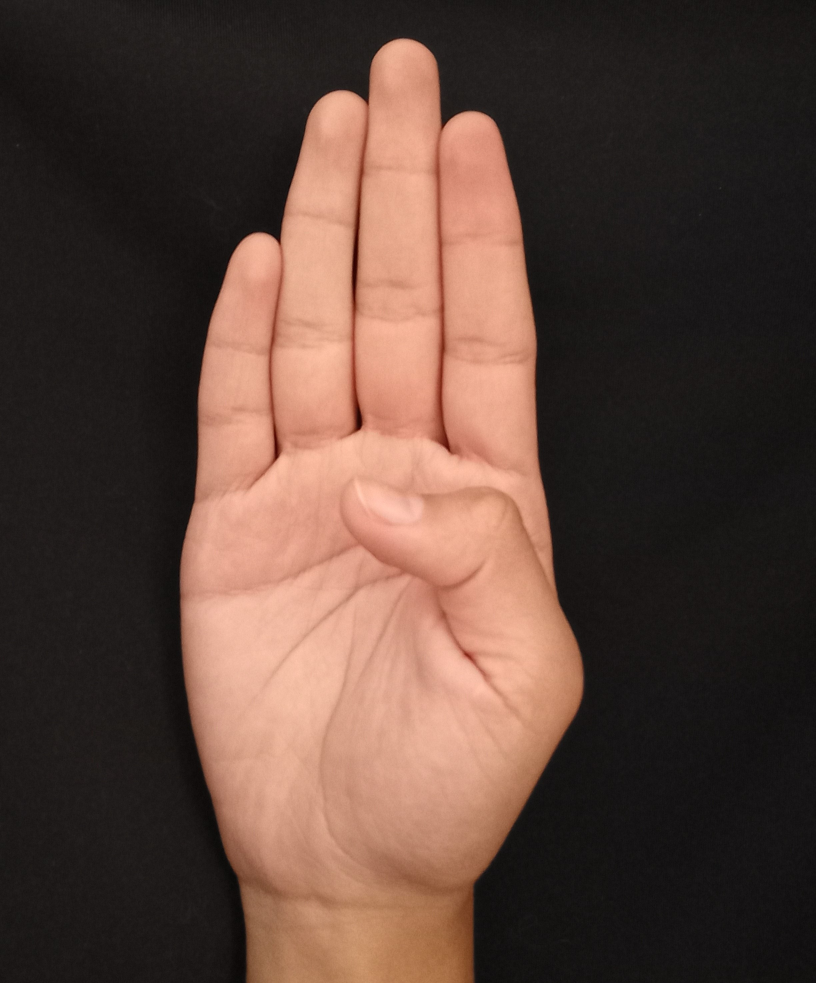
#> input picture Images/B_dark.jpg, 2447 x 2949 px (shown at 1/3 size)
$ python etiquetadoY.py
#> lines starting #> are read from the running program, lines starting #| are printed output that depends on the picture; after the words box and inside, x2 and y2 are one past the last pixel; in counts of white or black regions, pixels touching at a corner belong together
#> further down, imagen is the input picture: shape (2949, 2447, 3); mean B, G, R 58.4, 68, 91.5
# Librerias
import cv2 as cv
import numpy as np


# Comienza algoritmo
def algoritmo_region_bordes(imagen):
    # Filtro de conservación de bordes y eliminación de ruido
    im_ruido = cv.pyrMeanShiftFiltering(imagen,sp=30,sr=50)
    tamanio_imagen('Imagen sin ruido')
    cv.imshow('Imagen sin ruido', im_ruido)

    # Escala de grises
    im_gris = cv.cvtColor(im_ruido, cv.COLOR_BGR2GRAY)

    # Binarización | Binarización de Otsu
    ret, im_binaria = cv.threshold(im_gris, 0, 255, cv.THRESH_BINARY | cv.THRESH_OTSU)
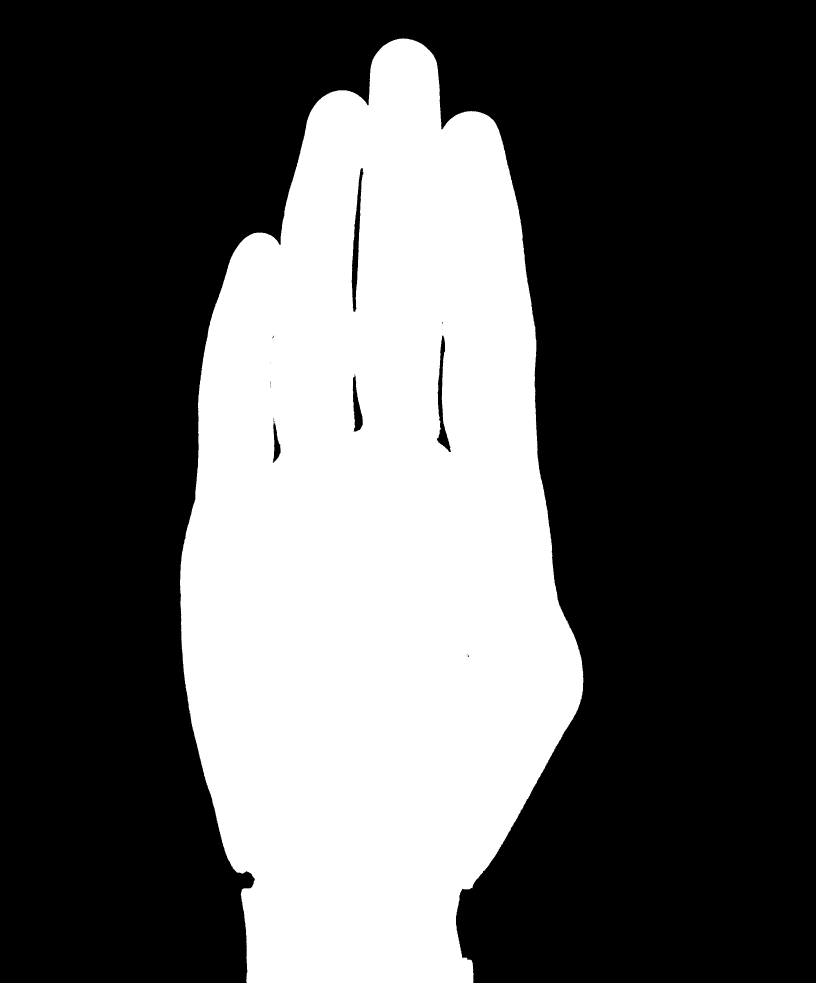
#> im_binaria: shape (2949, 2447) (shown at 1/3 size); 34% white; 1 white region, box (x1, y1, x2, y2) and area: (540, 115, 1750, 2949) 2454956
#> ret = 97
    tamanio_imagen('Imagen binarizada')
    cv.imshow('Imagen binarizada', im_binaria)

    # Operaciones morfologicas
    kernel = cv.getStructuringElement(cv.MORPH_RECT, (3, 3))
    apertura = cv.morphologyEx(im_binaria, cv.MORPH_OPEN, kernel=kernel, iterations=2)
#> apertura: shape (2949, 2447); 34% white; 1 white region, box (x1, y1, x2, y2) and area: (540, 116, 1750, 2949) 2454516
    dilatacion = cv.dilate(apertura, kernel, iterations=3)
#> dilatacion: shape (2949, 2447); 34.4% white; 1 white region, box (x1, y1, x2, y2) and area: (537, 113, 1753, 2949) 2485631
    tamanio_imagen('Imagen dilatada')
    cv.imshow("Imagen dilatada", dilatacion)

    # Umbralización técnica de segmentación
    th, im_umbral = cv.threshold(apertura, 80, 150, cv.THRESH_BINARY_INV);
    tamanio_imagen('Imagen umbralizada')
    cv.imshow("Imagen umbralizada", im_umbral)

    # Copia de la imagen umbralizada
    im_umbral_copia = im_umbral.copy()
    tamanio_imagen('Imagen segmentada inundada')
    cv.imshow("Imagen segmentada inundada", im_umbral_copia)

    # Mascara para rellenar con 2 pixeles mayores a la imagen
    a, l = im_umbral.shape[:2]
#> a = 2949; l = 2447
    mascara = np.zeros((a+2, l+2), np.uint8)

    # Rellenando desde el punto (0, 0) al 255
    cv.floodFill(im_umbral_copia, mascara, (0,0), 255);

    # Invertido del relleno de la imagen
    im_seg_inv = cv.bitwise_not(im_umbral_copia)
    tamanio_imagen('Imagen segmentada invertida')
    cv.imshow("Imagen segmentada invertida", im_seg_inv)

    # Combinación de imagenes para obtener imagen rellenada
    im_combinada = im_umbral | im_seg_inv
#> im_combinada: shape (2949, 2447); values 150 (black) and 255 (white), 34.2% white; 1 white region, box (x1, y1, x2, y2) and area: (540, 116, 1750, 2949) 2468810
    tamanio_imagen('Imagen combinada rellena')
    cv.imshow("Imagen combinada rellena", im_combinada)

    # Binarización de otsu
    ret, im_binaria2 = cv.threshold(im_combinada, 0, 255, cv.THRESH_BINARY | cv.THRESH_OTSU)
#> ret = 150
    tamanio_imagen('Imagen binaria rellena')
    cv.imshow('Imagen binaria rellena', im_binaria2)

    #Proceso de etiquetado de la imagen ---
    distancia = cv.distanceTransform(im_binaria2, cv.DIST_L2, 3)
    distancia_salida = cv.normalize(distancia, 0, 1.0, cv.NORM_MINMAX)
    # cv.imshow('distance-', dist_out * 50)--0.6,255
    ret, superficie = cv.threshold(distancia_salida, distancia_salida.max() * 0.3, 255, cv.THRESH_BINARY)
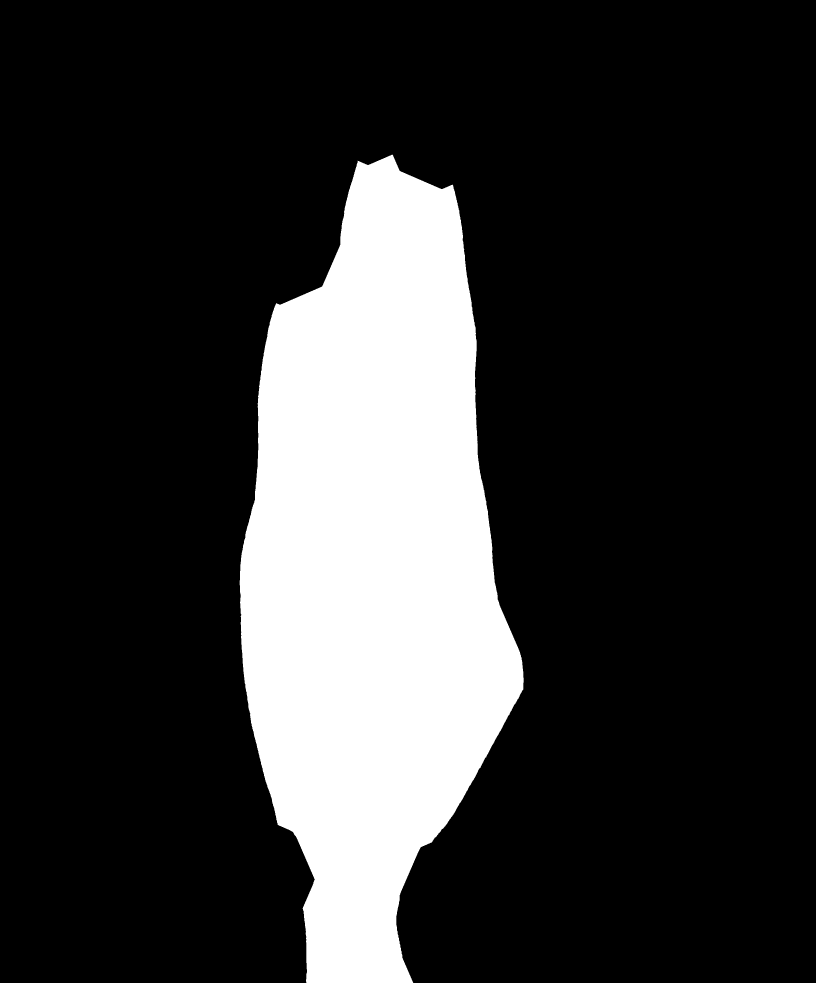
#> superficie: shape (2949, 2447) float32 (shown at 1/3 size); 19.3% white; 1 white region, box (x1, y1, x2, y2) and area: (719, 464, 1571, 2949) 1395779
#> ret = 0.000423

    # Marcadores de superficie a 8 bits
    superficie_8 = np.uint8(superficie)
    superficie_desconocida = cv.subtract(dilatacion, superficie_8)      #dilatacion
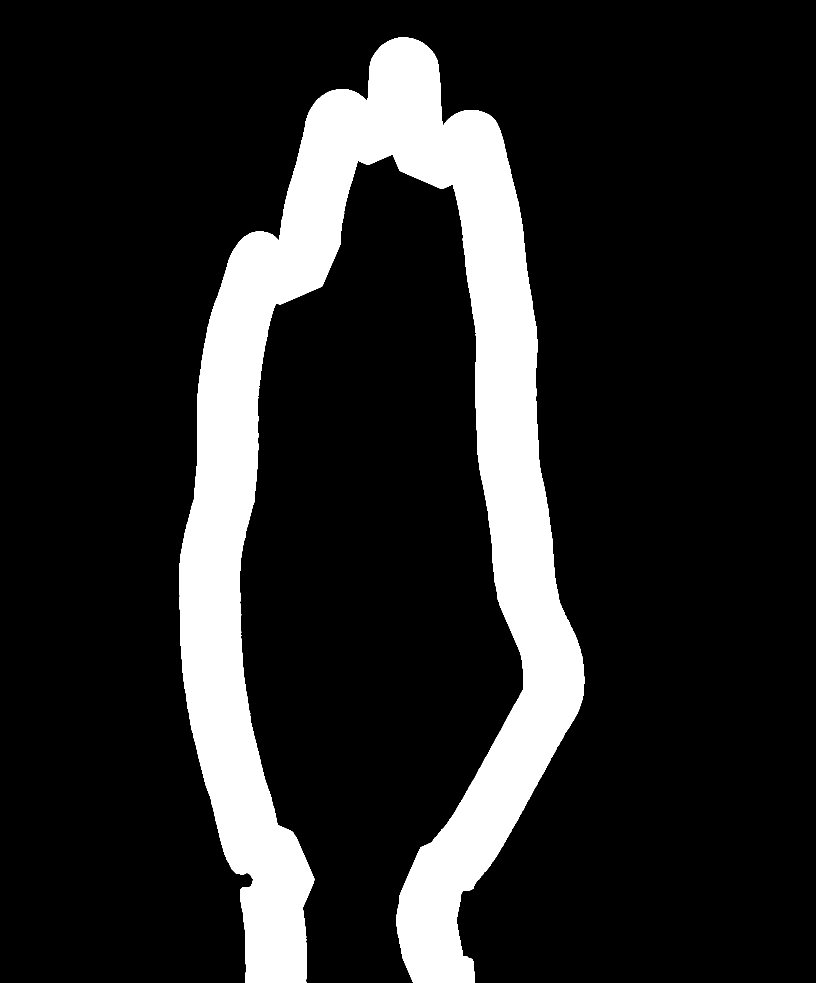
#> superficie_desconocida: shape (2949, 2447) (shown at 1/3 size); 15.2% white; 1 white region, box (x1, y1, x2, y2) and area: (537, 113, 1753, 2949) 1096822
    # Etiquetado
    ret, etiquetado = cv.connectedComponents(superficie_8)
#> ret = 2
    print("Total de regiones:",ret)
#| Total de regiones: 2

    # Agregamos 1
    etiquetado = etiquetado + 1
#> etiquetado: shape (2949, 2447) int32; values 1 (black) and 2 (white), 19.3% white; 1 white region
    # Región desconocida como 0
    etiquetado[superficie_desconocida == 255] = 0
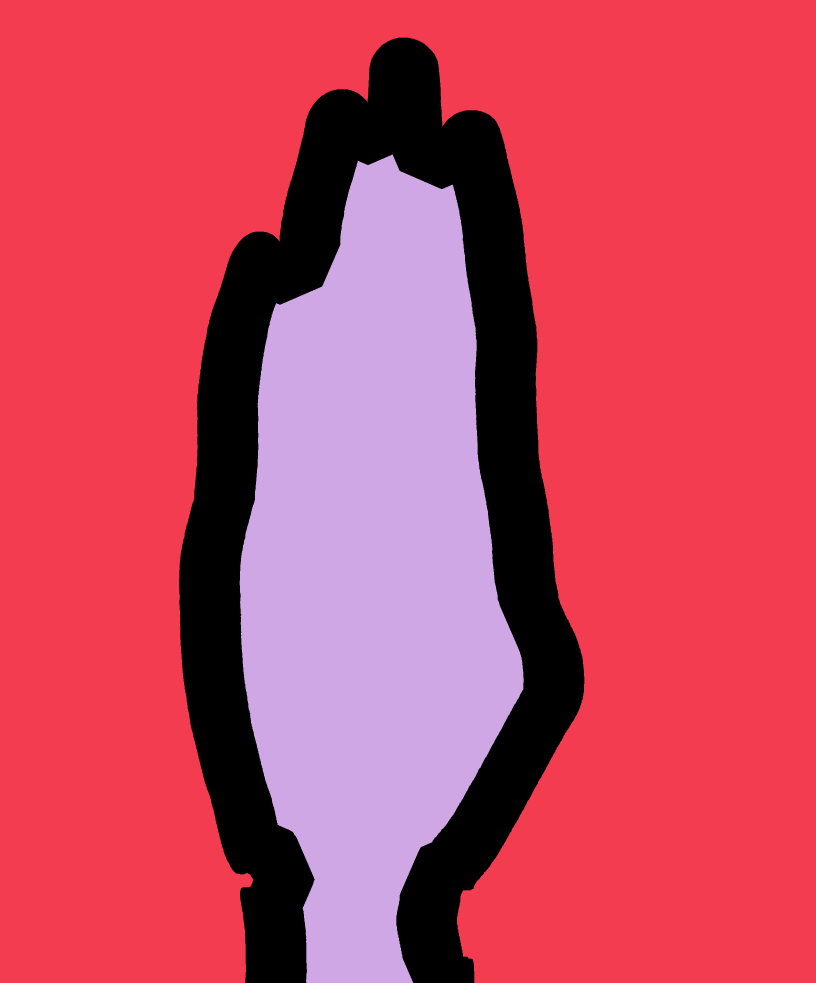
#> etiquetado: shape (2949, 2447) int32 (shown at 1/3 size); 3 distinct labels, from 0 to 2; one colour per label, 0 black

    etiquetado = cv.watershed(imagen, markers=etiquetado)
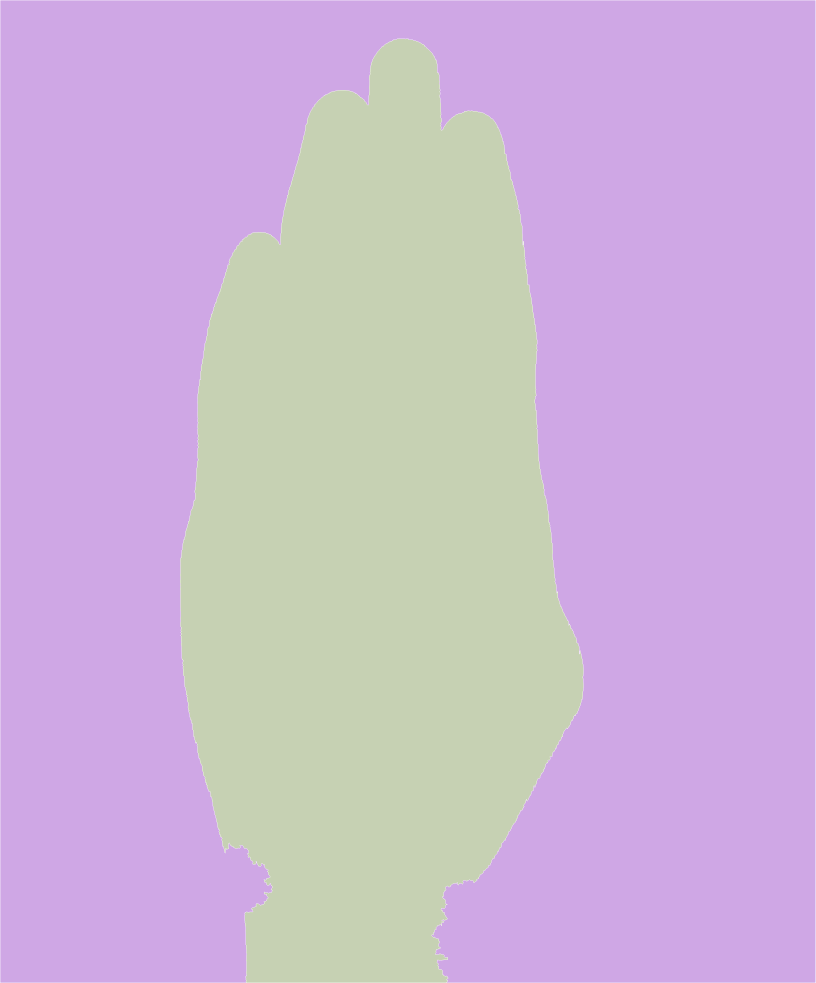
#> etiquetado: shape (2949, 2447) int32 (shown at 1/3 size); 3 distinct labels, from -1 to 2; one colour per label, 0 black, -1 white
    imagen[etiquetado == -1] = [0, 0, 255]
    tamanio_imagen('Imagen etiquetada')
    cv.imshow('Imagen etiquetada', imagen)
    #Fin etiquetado ---

    #Proceso de realzado de contorno
    contorno,ret = cv.findContours(im_binaria2, cv.RETR_TREE, cv.CHAIN_APPROX_SIMPLE)
#> contorno = 1 contour; box (x1, y1, x2, y2) and area: (540, 116, 1750, 2949) 2465280; ret = [[-1, -1, -1, -1]]
    #Dibuja el contorno color lila
    cv.drawContours (imagen, contorno, -1,(128, 0, 128),3)
    tamanio_imagen('Imagen contorneada')
    cv.imshow('Imagen contorneada', imagen)

#Tamaño de imagen
def tamanio_imagen(nombre_imagen):
    cv.namedWindow(nombre_imagen, cv.WINDOW_NORMAL)
    cv.resizeWindow(nombre_imagen, 500, 550)


# Cargamos imagen
imagen = cv.imread('Images/B_dark.jpg')
tamanio_imagen('Imagen inicial')
cv.imshow('Imagen inicial', imagen)
algoritmo_region_bordes(imagen)
cv.waitKey(0)
cv.destroyAllWindows()

$ run again, with Images/A2.jpg copied over Images/B_dark.jpg
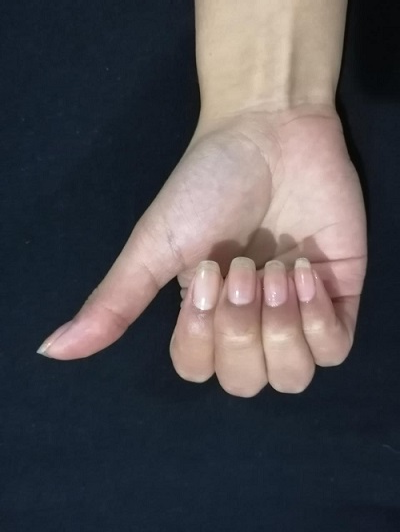
#> input picture Images/A2.jpg, 400 x 532 px
#> imagen is the input picture: shape (532, 400, 3); mean B, G, R 79.9, 76.2, 79
#> in algoritmo_region_bordes, `ret, im_binaria = cv.threshold(im_gris, 0, 255, cv.THRESH_BINARY | cv...`:
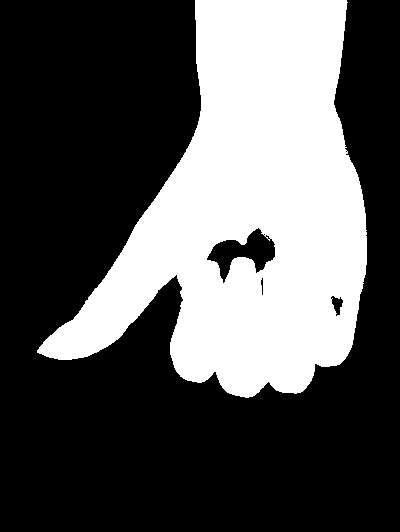
#> im_binaria: shape (532, 400); 33.7% white; 1 white region, box (x1, y1, x2, y2) and area: (37, 0, 367, 398) 71814
#> in algoritmo_region_bordes, `ret, im_binaria = cv.threshold(im_gris, 0, 255, cv.THRESH_BINARY | cv...`: ret = 102
#> apertura: shape (532, 400); 33.7% white; 1 white region, box (x1, y1, x2, y2) and area: (39, 0, 367, 397) 71759
#> dilatacion: shape (532, 400); 36.4% white; 1 white region, box (x1, y1, x2, y2) and area: (36, 0, 370, 400) 77409
#> im_combinada: shape (532, 400); values 150 (black) and 255 (white), 34.6% white; 1 white region, box (x1, y1, x2, y2) and area: (39, 0, 367, 397) 73547
#> in algoritmo_region_bordes, `ret, im_binaria2 = cv.threshold(im_combinada, 0, 255, cv.THRESH_BINARY..`: ret = 150
#> superficie: shape (532, 400) float32; 17.9% white; 1 white region, box (x1, y1, x2, y2) and area: (155, 0, 336, 363) 38164
#> in algoritmo_region_bordes, `ret, superficie = cv.threshold(distancia_salida, distancia_salida.max(..`: ret = 0.0026
#> superficie_desconocida: shape (532, 400); 18.8% white; 1 white region, box (x1, y1, x2, y2) and area: (36, 0, 370, 400) 40098
#> in algoritmo_region_bordes, `ret, etiquetado = cv.connectedComponents(superficie_8)`: ret = 2
#| Total de regiones: 2
#> in algoritmo_region_bordes, `contorno,ret = cv.findContours(im_binaria2, cv.RETR_TREE, cv.CHAIN_APP..`: contorno = 1 contour; box (x1, y1, x2, y2) and area: (39, 0, 367, 397) 72888; ret = [[-1, -1, -1, -1]]
#> in algoritmo_region_bordes, `cv.drawContours (imagen, contorno, -1,(128, 0, 128),3)`:
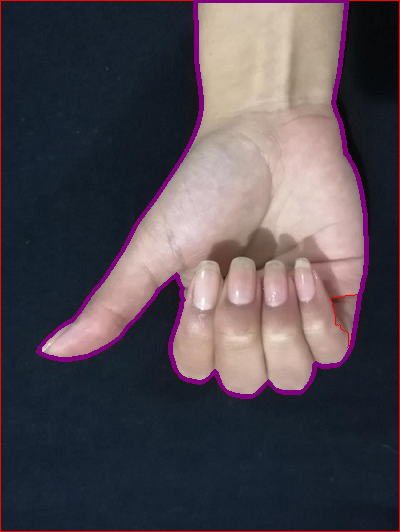
#> imagen: shape (532, 400, 3); mean B, G, R 80.8, 73.2, 81.6
